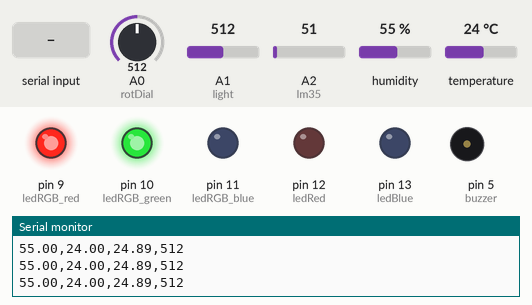
The sketch below on a simulated Arduino Uno, built with avr-gcc and run on an emulated ATmega328P. On the bench: output pins drawn as LEDs (lit = HIGH), buzzer (waves = sounding), the last lines printed to the serial monitor. Dashed ring = blinking. Inputs (shaded band) come from the test bench; at power-on: A0 (rotDial) = 512, A1 (light) = 512, A2 (lm35) = 51, humidity 55 %, temperature 24 °C.

Above: at 1.2 s.
1.3 s: "W" received over Serial
At 1.52 s:
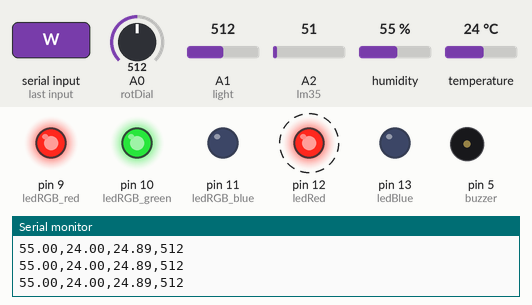
4.8 s: A0 (rotDial) set to 716
At 5.3 s:
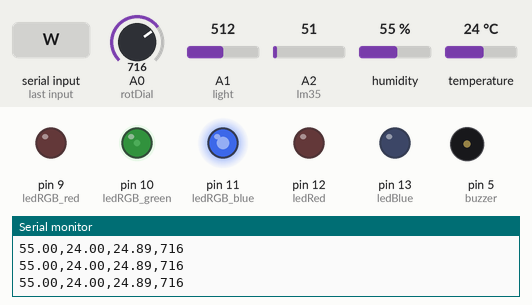
6.3 s: A1 (light) set to 484
At 7.4 s:
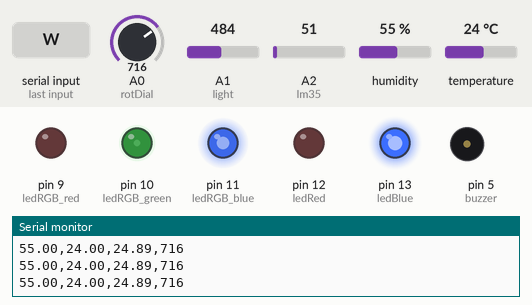
7.8 s: "E" received over Serial
At 8.7 s:
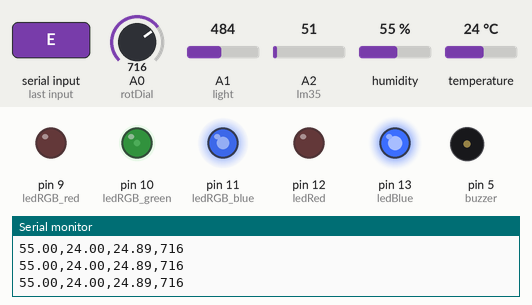
9.4 s: A0 (rotDial) set to 30
At 10.1 s:
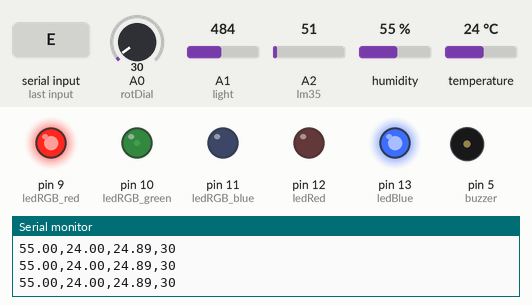
10.9 s: A1 (light) set to 510
At 16.9 s:
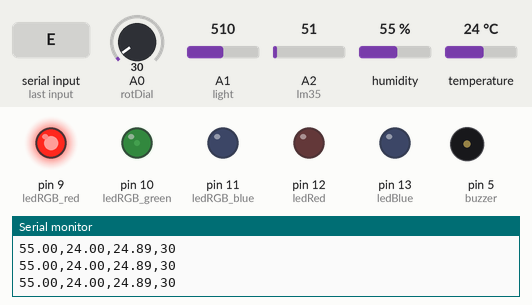
Timing chart, 0 to 17.9 s (numbered marks = the images above; inputs shaded):
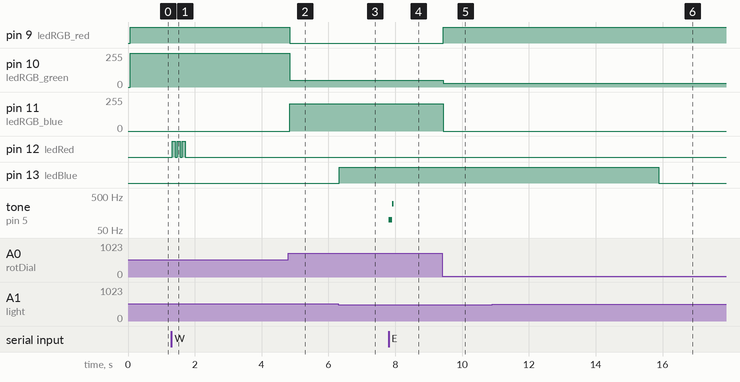

Measured:
- the behaviour switches between 500 and 499 on A1 (light) (found by bisection; images 2 and 3)
- after the input at 1.3 s, pin 12 (ledRed): alternates HIGH for 0.10 s and LOW for 0.05 s, 6 changes in all, then stays LOW, starting at once
- after the input at 4.8 s, pin 9 (ledRGB_red): HIGH → LOW at once; pin 10 (ledRGB_green): 255/255 → 51/255 at once; pin 11 (ledRGB_blue): 0/255 → 204/255 at once
- after the input at 6.3 s, pin 13 (ledBlue): LOW → HIGH at once
- after the input at 7.8 s, tone on pin 5 (buzzer): silent → 100 Hz at once, → 300 Hz 0.10 s later, → silent 0.05 s later
- after the input at 9.4 s, pin 9 (ledRGB_red): LOW → HIGH at once; pin 10 (ledRGB_green): 51/255 → 30/255 at once; pin 11 (ledRGB_blue): 204/255 → 0/255 at once
- after the input at 10.9 s, pin 13 (ledBlue): HIGH → LOW after 5.0 s

The sketch:

AT2Arduino.ino
```cpp
#include "DHT.h"
#define DHTPIN 4
#define DHTTYPE DHT11

DHT dht(DHTPIN, DHTTYPE);

const int sw1 = 2;
const int sw2 = 3;
//const int DHT11 = 4;
const int light = A1;
const int lm35 = A2;
const int rotDial = A0;
const int ledBlue = 13;
const int ledRed = 12;
const int ledRGB_blue = 11;
const int ledRGB_green = 10;
const int ledRGB_red = 9;
const int buzzer = 5;
int sw = 0;
unsigned long delayStart = 0;
bool delayRunning = false;
int setRotation = 0;

void setup() {
  Serial.begin(9600);
  dht.begin();
  pinMode(buzzer, OUTPUT);
  pinMode(ledRGB_red, OUTPUT);
  pinMode(ledRGB_green, OUTPUT);
  pinMode(ledRGB_blue, OUTPUT);
  pinMode(ledRed, OUTPUT);
  pinMode(ledBlue, OUTPUT);
  pinMode(sw1, INPUT);
  pinMode(sw2, INPUT);
  pinMode(lm35, INPUT);
  pinMode(light, INPUT);
  pinMode(rotDial, INPUT);
}

void loop() {
  float humi = dht.readHumidity(); // DHT11
  float tempIn = dht.readTemperature(); // DHT11
  int rotationVal = analogRead(rotDial); // Rotation Dial
  float data[3];
  // LM35
  int rawVal;
  float tempOut;
  rawVal = analogRead(lm35);
  tempOut = (rawVal * 4.88) * 0.1;
  // Send data
  if (isnan(humi)) {
    humi = 0.0;
  } else if (isnan(tempIn)) {
    tempIn = 0.0;
  } else if (isnan(tempOut)) {
    tempOut = 0.0;
  } else {
    String data = String(humi) + "," + String(tempIn) + "," + String(tempOut) + "," + String(rotationVal);
    Serial.println(data);
    data = "";
  }
  // Light control
  int lightVal = analogRead(light);
  if (lightVal < 500) {
    digitalWrite(ledBlue, HIGH);
    delayRunning = true;
    delayStart = millis();
  }
  if (delayRunning && ((millis() - delayStart) >= 5000)) {
    delayRunning = false;
    digitalWrite(ledBlue, LOW);
  }
  // Mood light
  int red = 0;
  int green = 0;
  int blue = 0;
  if (!(rotationVal > (setRotation - 10) && rotationVal < (setRotation + 10))) {
    RGB_light(0, 0, 0);
    if (rotationVal > 10) {
      if (rotationVal > 256) {
        if (rotationVal > 512) {
          if (rotationVal > 768) {
            red = rotationVal - 768;
            if (red > 255) {
              red = 255;
            }
            green = 0;
            blue = 255;
          } else {
            red = 0;
            green = 255 - (rotationVal - 512);
            blue = rotationVal -512;
          }
        } else {
          red = 255 - (rotationVal - 256);
          green = 255;
          blue = 0;
        }
      } else {
        red = 255;
        green = rotationVal;
        blue = 0;
      }
    } else {
      red = 0;
      green = 0;
      blue = 0;
    }
    RGB_light(red, green, blue);
  }

  // Get Order from Visual Studio
  char ch = Serial.read();
  // Doing As Order from Visual Studio
  // Red light
  if (ch == 'T') {
    if (sw == 0) {
      digitalWrite(ledRed, HIGH);
      sw = 1;
    } else {
      digitalWrite(ledRed, LOW);
      sw = 0;
    }
  }
  // Blue light on
  if (ch == '2') {
    digitalWrite(ledBlue, HIGH);
  }
  // Blue light off
  if (ch == '3') {
    digitalWrite(ledBlue, LOW);
  }
  // Red RGB light
  if (ch == 'R') {
    digitalWrite(ledRGB_red, HIGH);
    setRotation = rotationVal;
  }
  // Green RGB light
  if (ch == 'G') {
    digitalWrite(ledRGB_green, HIGH);
    setRotation = rotationVal;
  }
  // Blue RGB light
  if (ch == 'B') {
    digitalWrite(ledRGB_blue, HIGH);
    setRotation = rotationVal;
  }
  // RGB light Off
  if (ch == 'O') {
    RGB_light(0, 0, 0);
    setRotation = rotationVal;
  }
  // Error Buzzor
  if (ch == 'E') {
    tone(buzzer, 100);
    delay(100);
    tone(buzzer, 300);
    delay(50);
    noTone(buzzer);
  }
  // Beep Buzzor
  if (ch == '5') {
    tone(buzzer, 150);
    delay(50);
    noTone(buzzer);
  }
  // Temperature Worning
  if (ch == 'W') {
//    tone(buzzer, 1000);
    digitalWrite(ledRed, HIGH);
    delay(100);
//    tone(buzzer, 200);
    digitalWrite(ledRed, LOW);
    delay(50);
//    tone(buzzer, 1000);
    digitalWrite(ledRed, HIGH);
    delay(100);
//    tone(buzzer, 200);
    digitalWrite(ledRed, LOW);
    delay(50);
//    tone(buzzer, 1000);
    digitalWrite(ledRed, HIGH);
    delay(100);
//    tone(buzzer, 200);
    digitalWrite(ledRed, LOW);
    delay(50);
    noTone(buzzer);
  }
}
// Method for RGB light
void RGB_light(int red_light_value, int green_light_value, int blue_light_value)
 {
  analogWrite(ledRGB_red, red_light_value);
  analogWrite(ledRGB_green, green_light_value);
  analogWrite(ledRGB_blue, blue_light_value);
}
```
